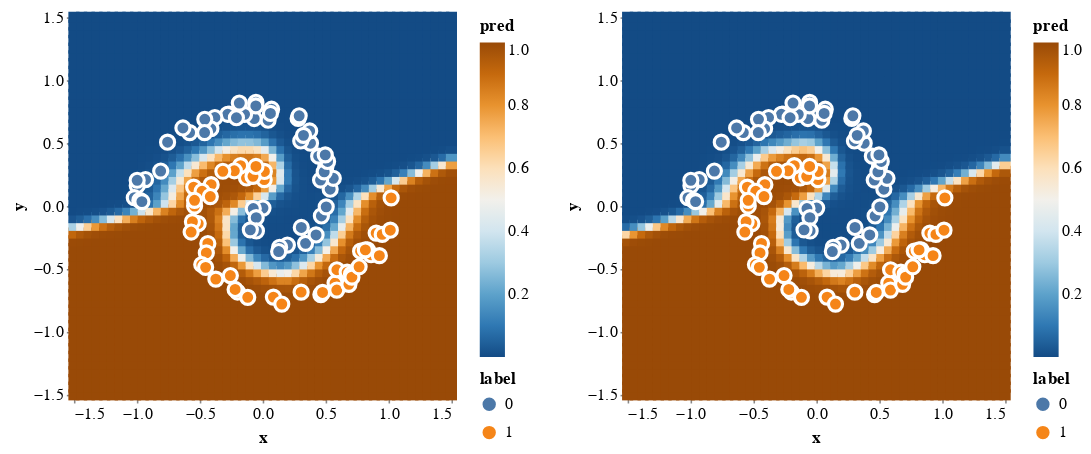

Notebook code cell kept with this figure:
### Code cell
charts = []
for preds in batched_preds:
    data = {'x': xs[:, 0], 'y': xs[:, 1], 'pred': jnp.exp(preds)[:, 1]}
    df = pd.DataFrame(data)
    single_chart = alt.Chart(df, width=240, height=240).mark_square(size=50, opacity=1).encode(
        x=spirals_x_axis, 
        y=spirals_y_axis,
        color=alt.Color('pred', scale=alt.Scale(scheme='blueorange')),
    )
    chart = single_chart + spiral_chart
    charts.append(chart)
chart = alt.hconcat(*charts[:2])
chart.save('multi_mlp_pred.html')

# look how super similar these are!
chart

### Figure 1 — Vega-Lite specification as saved in the notebook (floating-point values rounded to 4 significant figures; data arrays with more than 128 entries replaced by an {"elided": "..."} marker saying what was removed)
{"config": {"view": {"continuousWidth": 400, "continuousHeight": 300}}, "hconcat": [{"layer": [{"data": {"name": "data-0c067578165187db6bcf216a07a3d1a9"}, "mark": {"type": "square", "opacity": 1, "size": 50}, "encoding": {"color": {"type": "quantitative", "field": "pred", "scale": {"scheme": "blueorange"}}, "x": {"type": "quantitative", "field": "x", "scale": {"domain": [-1.5, 1.5], "nice": false}}, "y": {"type": "quantitative", "field": "y", "scale": {"domain": [-1.5, 1.5], "nice": false}}}, "height": 240, "width": 240}, {"data": {"name": "data-5fdea6c1eead105d9c5e9da2514b0009"}, "mark": {"type": "circle", "opacity": 1, "size": 80, "stroke": "white"}, "encoding": {"color": {"type": "nominal", "field": "label"}, "x": {"type": "quantitative", "field": "x", "scale": {"domain": [-1.5, 1.5], "nice": false}}, "y": {"type": "quantitative", "field": "y", "scale": {"domain": [-1.5, 1.5], "nice": false}}}, "height": 300, "width": 350}]}, {"layer": [{"data": {"name": "data-f728469855b93235ed084a6046e9b432"}, "mark": {"type": "square", "opacity": 1, "size": 50}, "encoding": {"color": {"type": "quantitative", "field": "pred", "scale": {"scheme": "blueorange"}}, "x": {"type": "quantitative", "field": "x", "scale": {"domain": [-1.5, 1.5], "nice": false}}, "y": {"type": "quantitative", "field": "y", "scale": {"domain": [-1.5, 1.5], "nice": false}}}, "height": 240, "width": 240}, {"data": {"name": "data-5fdea6c1eead105d9c5e9da2514b0009"}, "mark": {"type": "circle", "opacity": 1, "size": 80, "stroke": "white"}, "encoding": {"color": {"type": "nominal", "field": "label"}, "x": {"type": "quantitative", "field": "x", "scale": {"domain": [-1.5, 1.5], "nice": false}}, "y": {"type": "quantitative", "field": "y", "scale": {"domain": [-1.5, 1.5], "nice": false}}}, "height": 300, "width": 350}]}], "$schema": "https://vega.github.io/schema/vega-lite/v4.8.1.json", "datasets": {"data-0c067578165187db6bcf216a07a3d1a9": {"elided": "2500 records"}, "data-5fdea6c1eead105d9c5e9da2514b0009": [{"x": 0.002378, "y": -0.01577, "label": 0}, {"x": -0.07485, "y": -0.01981, "label": 0}, {"x": -0.05156, "y": -0.0922, "label": 0}, {"x": -0.04986, "y": -0.1976, "label": 0}, {"x": -0.09814, "y": -0.189, "label": 0}, {"x": 0.0122, "y": 0.21, "label": 1}, {"x": 0.01347, "y": 0.275, "label": 1}, {"x": -0.1288, "y": 0.223, "label": 1}, {"x": -0.07715, "y": 0.2363, "label": 1}, {"x": 0.1964, "y": -0.31, "label": 0}, {"x": -0.05356, "y": 0.3146, "label": 1}, {"x": 0.1345, "y": -0.3272, "label": 0}, {"x": -0.1756, "y": 0.3209, "label": 1}, {"x": -0.2253, "y": 0.2804, "label": 1}, {"x": 0.1267, "y": -0.3615, "label": 0}, {"x": -0.3168, "y": 0.2765, "label": 1}, {"x": 0.3067, "y": -0.1701, "label": 0}, {"x": -0.4095, "y": 0.1697, "label": 1}, {"x": 0.3408, "y": -0.2962, "label": 0}, {"x": 0.4665, "y": -0.0786, "label": 0}, {"x": 0.4241, "y": -0.2295, "label": 0}, {"x": -0.5484, "y": 0.1507, "label": 1}, {"x": -0.4816, "y": 0.1175, "label": 1}, {"x": -0.4162, "y": 0.07546, "label": 1}, {"x": 0.5048, "y": -0.006206, "label": 0}, {"x": -0.5412, "y": 0.0002709, "label": 1}, {"x": -0.5418, "y": 0.04577, "label": 1}, {"x": 0.5362, "y": 0.1339, "label": 0}, {"x": 0.5611, "y": 0.2208, "label": 0}, {"x": -0.5123, "y": -0.1393, "label": 1}, {"x": -0.5585, "y": -0.1238, "label": 1}, {"x": -0.5685, "y": -0.2064, "label": 1}, {"x": 0.4598, "y": 0.2069, "label": 0}, {"x": 0.5018, "y": 0.3109, "label": 0}, {"x": -0.436, "y": -0.2974, "label": 1}, {"x": 0.4888, "y": 0.2715, "label": 0}, {"x": 0.5157, "y": 0.3547, "label": 0}, {"x": 0.4447, "y": 0.3967, "label": 0}, {"x": -0.4479, "y": -0.3723, "label": 1}, {"x": -0.4843, "y": -0.4647, "label": 1}, {"x": 0.4972, "y": 0.4066, "label": 0}, {"x": 0.38, "y": 0.4996, "label": 0}, {"x": -0.4533, "y": -0.4871, "label": 1}, {"x": -0.3725, "y": -0.5805, "label": 1}, {"x": 0.3734, "y": 0.5966, "label": 0}, {"x": 0.3023, "y": 0.5173, "label": 0}, {"x": 0.3242, "y": 0.562, "label": 0}, {"x": -0.257, "y": -0.5524, "label": 1}, {"x": 0.2817, "y": 0.6958, "label": 0}, {"x": 0.2899, "y": 0.7171, "label": 0}, {"x": -0.2001, "y": -0.6831, "label": 1}, {"x": -0.2191, "y": -0.6629, "label": 1}, {"x": 0.07056, "y": 0.7696, "label": 0}, {"x": 0.0428, "y": 0.6818, "label": 0}, {"x": -0.1187, "y": -0.7251, "label": 1}, {"x": 0.06157, "y": 0.7361, "label": 0}, {"x": -0.06746, "y": 0.6957, "label": 0}, {"x": -0.05375, "y": 0.8248, "label": 0}, {"x": -0.05446, "y": 0.7961, "label": 0}, {"x": 0.08508, "y": -0.7235, "label": 1}, {"x": -0.1439, "y": 0.7287, "label": 0}, {"x": 0.1517, "y": -0.7787, "label": 1}, {"x": -0.1858, "y": 0.8188, "label": 0}, {"x": -0.2667, "y": 0.7315, "label": 0}, {"x": -0.278, "y": 0.7294, "label": 0}, {"x": -0.2088, "y": 0.7018, "label": 0}, {"x": 0.3055, "y": -0.684, "label": 1}, {"x": -0.38, "y": 0.7038, "label": 0}, {"x": 0.4623, "y": -0.7037, "label": 1}, {"x": -0.4115, "y": 0.6143, "label": 0}, {"x": -0.4601, "y": 0.6895, "label": 0}, {"x": -0.4617, "y": 0.584, "label": 0}, {"x": 0.4757, "y": -0.6862, "label": 1}, {"x": -0.5805, "y": 0.5837, "label": 0}, {"x": 0.575, "y": -0.6117, "label": 1}, {"x": 0.5888, "y": -0.6674, "label": 1}, {"x": -0.634, "y": 0.6206, "label": 0}, {"x": 0.5896, "y": -0.5062, "label": 1}, {"x": 0.6852, "y": -0.622, "label": 1}, {"x": 0.6711, "y": -0.5249, "label": 1}, {"x": 0.7061, "y": -0.5407, "label": 1}, {"x": 0.7091, "y": -0.565, "label": 1}, {"x": -0.7558, "y": 0.5077, "label": 0}, {"x": 0.7661, "y": -0.4826, "label": 1}, {"x": 0.778, "y": -0.3581, "label": 1}, {"x": 0.8319, "y": -0.3471, "label": 1}, {"x": 0.861, "y": -0.3868, "label": 1}, {"x": 0.8159, "y": -0.3484, "label": 1}, {"x": -0.8106, "y": 0.2783, "label": 0}, {"x": 0.9272, "y": -0.3939, "label": 1}, {"x": 0.9017, "y": -0.2149, "label": 1}, {"x": -0.9309, "y": 0.2104, "label": 0}, {"x": 0.9499, "y": -0.2251, "label": 1}, {"x": -0.9969, "y": 0.1631, "label": 0}, {"x": 1.014, "y": -0.1918, "label": 1}, {"x": -0.9976, "y": 0.205, "label": 0}, {"x": -1.02, "y": 0.06625, "label": 0}, {"x": -0.9759, "y": 0.04489, "label": 0}, {"x": -0.9599, "y": 0.03557, "label": 0}, {"x": 1.021, "y": 0.06484, "label": 1}], "data-f728469855b93235ed084a6046e9b432": {"elided": "2500 records"}}}
